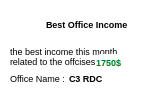
        <widget class="QWidget" name="chargeStatOffice_10" native="true">
         <property name="geometry">
          <rect>
           <x>70</x>
           <y>210</y>
           <width>141</width>
           <height>90</height>
          </rect>
         </property>
         <property name="styleSheet">
          <string notr="true">background-color:white;
border-radius:5px;</string>
         </property>
         <widget class="QLabel" name="label_42">
          <property name="geometry">
           <rect>
            <x>8</x>
            <y>6</y>
            <width>31</width>
            <height>31</height>
           </rect>
          </property>
          <property name="text">
           <string/>
          </property>
          <property name="pixmap">
           <pixmap resource="res.qrc">:/img/img/progress_icone.png</pixmap>
          </property>
         </widget>
         <widget class="QLabel" name="label_34">
          <property name="geometry">
           <rect>
            <x>46</x>
            <y>16</y>
            <width>101</width>
            <height>16</height>
           </rect>
          </property>
          <property name="font">
           <font>
            <pointsize>7</pointsize>
            <weight>75</weight>
            <bold>true</bold>
           </font>
          </property>
          <property name="styleSheet">
           <string notr="true">font-weight:bold;</string>
          </property>
          <property name="text">
           <string>Best Office Income</string>
          </property>
         </widget>
         <widget class="QLabel" name="label_67">
          <property name="geometry">
           <rect>
            <x>10</x>
            <y>70</y>
            <width>61</width>
            <height>16</height>
           </rect>
          </property>
          <property name="font">
           <font>
            <pointsize>7</pointsize>
           </font>
          </property>
          <property name="text">
           <string>Office Name :</string>
          </property>
         </widget>
         <widget class="QLabel" name="label_69">
          <property name="geometry">
           <rect>
            <x>96</x>
            <y>54</y>
            <width>31</width>
            <height>16</height>
           </rect>
          </property>
          <property name="font">
           <font>
            <pointsize>7</pointsize>
            <weight>75</weight>
            <bold>true</bold>
           </font>
          </property>
          <property name="styleSheet">
           <string notr="true">color:#007C23;</string>
          </property>
          <property name="text">
           <string>1750$</string>
          </property>
         </widget>
         <widget class="QLabel" name="office_name_best3">
          <property name="geometry">
           <rect>
            <x>69</x>
            <y>70</y>
            <width>49</width>
            <height>16</height>
           </rect>
          </property>
          <property name="font">
           <font>
            <pointsize>7</pointsize>
            <weight>75</weight>
            <bold>true</bold>
           </font>
          </property>
          <property name="text">
           <string>C3 RDC</string>
          </property>
         </widget>
         <widget class="QLabel" name="label_71">
          <property name="geometry">
           <rect>
            <x>10</x>
            <y>46</y>
            <width>121</width>
            <height>21</height>
           </rect>
          </property>
          <property name="font">
           <font>
            <pointsize>7</pointsize>
           </font>
          </property>
          <property name="styleSheet">
           <string notr="true">font-weight:5px;</string>
          </property>
          <property name="text">
           <string>the best income this month related to the offcises is</string>
          </property>
          <property name="wordWrap">
           <bool>true</bool>
          </property>
         </widget>
         <widget class="QLabel" name="green_price_best3">
          <property name="geometry">
           <rect>
            <x>96</x>
            <y>54</y>
            <width>31</width>
            <height>16</height>
           </rect>
          </property>
          <property name="font">
           <font>
            <pointsize>7</pointsize>
            <weight>75</weight>
            <bold>true</bold>
           </font>
          </property>
          <property name="styleSheet">
           <string notr="true">color:#007C23;</string>
          </property>
          <property name="text">
           <string>1750$</string>
          </property>
         </widget>
        </widget>
